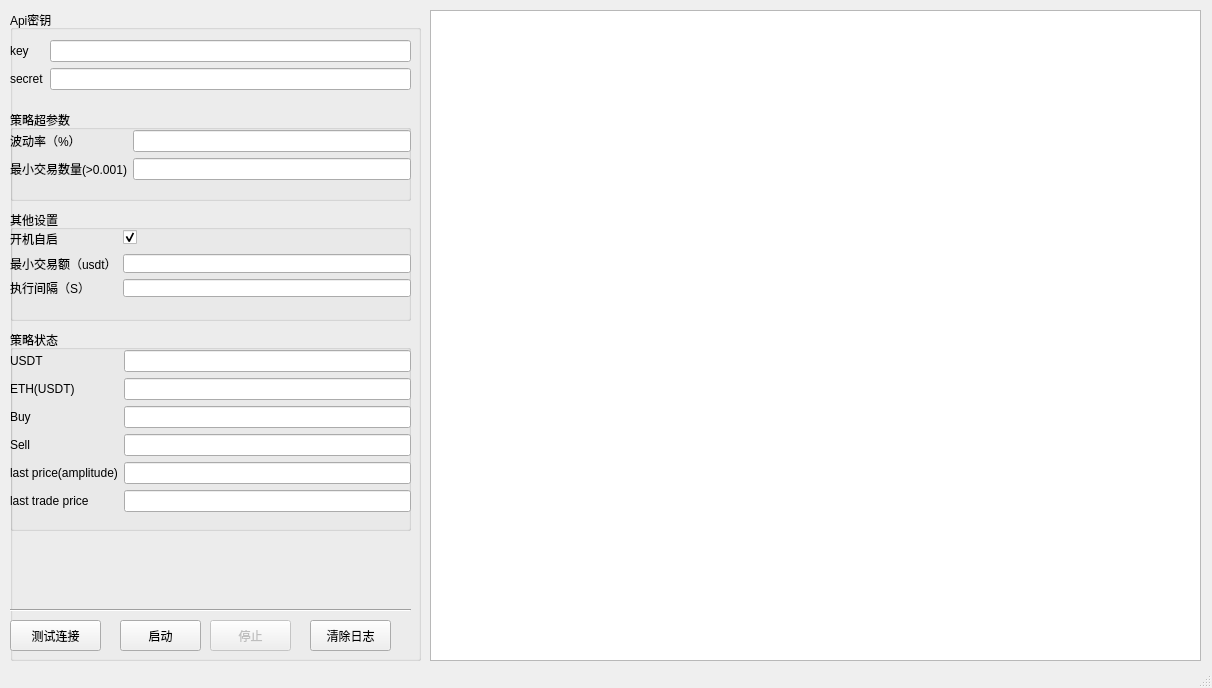
<?xml version="1.0" encoding="UTF-8"?>
<ui version="4.0">
 <class>MainWindow</class>
 <widget class="QMainWindow" name="MainWindow">
  <property name="geometry">
   <rect>
    <x>0</x>
    <y>0</y>
    <width>1212</width>
    <height>688</height>
   </rect>
  </property>
  <property name="windowTitle">
   <string>均仓策略（仅支持币安/ETH-USDT现货）   联系作者：1259419892@qq.com</string>
  </property>
  <property name="iconSize">
   <size>
    <width>30</width>
    <height>30</height>
   </size>
  </property>
  <widget class="QWidget" name="centralwidget">
   <widget class="QWidget" name="verticalLayoutWidget">
    <property name="geometry">
     <rect>
      <x>10</x>
      <y>10</y>
      <width>411</width>
      <height>651</height>
     </rect>
    </property>
    <layout class="QVBoxLayout" name="verticalLayout">
     <item>
      <widget class="QGroupBox" name="groupBox">
       <property name="title">
        <string>Api密钥</string>
       </property>
       <widget class="QWidget" name="formLayoutWidget">
        <property name="geometry">
         <rect>
          <x>0</x>
          <y>30</y>
          <width>401</width>
          <height>51</height>
         </rect>
        </property>
        <layout class="QFormLayout" name="formLayout">
         <item row="0" column="0">
          <widget class="QLabel" name="label">
           <property name="text">
            <string>key</string>
           </property>
          </widget>
         </item>
         <item row="0" column="1">
          <widget class="QLineEdit" name="keyLineEdit"/>
         </item>
         <item row="1" column="0">
          <widget class="QLabel" name="label_2">
           <property name="text">
            <string>secret</string>
           </property>
          </widget>
         </item>
         <item row="1" column="1">
          <widget class="QLineEdit" name="secretLineEdit">
           <property name="echoMode">
            <enum>QLineEdit::Password</enum>
           </property>
          </widget>
         </item>
        </layout>
       </widget>
       <widget class="QGroupBox" name="groupBox_2">
        <property name="geometry">
         <rect>
          <x>0</x>
          <y>100</y>
          <width>401</width>
          <height>91</height>
         </rect>
        </property>
        <property name="title">
         <string>策略超参数</string>
        </property>
        <widget class="QWidget" name="formLayoutWidget_2">
         <property name="geometry">
          <rect>
           <x>0</x>
           <y>20</y>
           <width>401</width>
           <height>51</height>
          </rect>
         </property>
         <layout class="QFormLayout" name="formLayout_2">
          <item row="0" column="0">
           <widget class="QLabel" name="label_3">
            <property name="text">
             <string>波动率（%）</string>
            </property>
           </widget>
          </item>
          <item row="0" column="1">
           <widget class="QLineEdit" name="volaLineEdit"/>
          </item>
          <item row="1" column="0">
           <widget class="QLabel" name="label_4">
            <property name="text">
             <string>最小交易数量(&gt;0.001)</string>
            </property>
           </widget>
          </item>
          <item row="1" column="1">
           <widget class="QLineEdit" name="minAmountLineEdit"/>
          </item>
         </layout>
        </widget>
       </widget>
       <widget class="QGroupBox" name="groupBox_3">
        <property name="geometry">
         <rect>
          <x>0</x>
          <y>200</y>
          <width>401</width>
          <height>111</height>
         </rect>
        </property>
        <property name="title">
         <string>其他设置</string>
        </property>
        <widget class="QWidget" name="formLayoutWidget_3">
         <property name="geometry">
          <rect>
           <x>0</x>
           <y>20</y>
           <width>401</width>
           <height>67</height>
          </rect>
         </property>
         <layout class="QFormLayout" name="formLayout_3">
          <item row="1" column="0">
           <widget class="QLabel" name="label_5">
            <property name="text">
             <string>最小交易额（usdt）</string>
            </property>
           </widget>
          </item>
          <item row="1" column="1">
           <widget class="QLineEdit" name="minTradeQuanLineEdit"/>
          </item>
          <item row="0" column="0">
           <widget class="QLabel" name="label_6">
            <property name="text">
             <string>开机自启</string>
            </property>
           </widget>
          </item>
          <item row="0" column="1">
           <widget class="QCheckBox" name="checkBox">
            <property name="text">
             <string/>
            </property>
            <property name="checked">
             <bool>true</bool>
            </property>
           </widget>
          </item>
          <item row="2" column="0">
           <widget class="QLabel" name="label_9">
            <property name="text">
             <string>执行间隔（S）</string>
            </property>
           </widget>
          </item>
          <item row="2" column="1">
           <widget class="QLineEdit" name="intervalLineEdit"/>
          </item>
         </layout>
        </widget>
       </widget>
       <widget class="Line" name="line">
        <property name="geometry">
         <rect>
          <x>0</x>
          <y>590</y>
          <width>401</width>
          <height>20</height>
         </rect>
        </property>
        <property name="orientation">
         <enum>Qt::Horizontal</enum>
        </property>
       </widget>
       <widget class="QPushButton" name="startPushButton">
        <property name="geometry">
         <rect>
          <x>110</x>
          <y>610</y>
          <width>81</width>
          <height>31</height>
         </rect>
        </property>
        <property name="text">
         <string>启动</string>
        </property>
       </widget>
       <widget class="QPushButton" name="testConnectPushButton">
        <property name="geometry">
         <rect>
          <x>0</x>
          <y>610</y>
          <width>91</width>
          <height>31</height>
         </rect>
        </property>
        <property name="text">
         <string>测试连接</string>
        </property>
       </widget>
       <widget class="QGroupBox" name="groupBox_4">
        <property name="geometry">
         <rect>
          <x>0</x>
          <y>320</y>
          <width>401</width>
          <height>201</height>
         </rect>
        </property>
        <property name="sizePolicy">
         <sizepolicy hsizetype="Preferred" vsizetype="Minimum">
          <horstretch>0</horstretch>
          <verstretch>0</verstretch>
         </sizepolicy>
        </property>
        <property name="title">
         <string>策略状态</string>
        </property>
        <widget class="QWidget" name="formLayoutWidget_4">
         <property name="geometry">
          <rect>
           <x>0</x>
           <y>20</y>
           <width>401</width>
           <height>171</height>
          </rect>
         </property>
         <layout class="QFormLayout" name="formLayout_4">
          <property name="rowWrapPolicy">
           <enum>QFormLayout::DontWrapRows</enum>
          </property>
          <property name="labelAlignment">
           <set>Qt::AlignLeading|Qt::AlignLeft|Qt::AlignVCenter</set>
          </property>
          <item row="0" column="0">
           <widget class="QLabel" name="label_7">
            <property name="text">
             <string>USDT</string>
            </property>
           </widget>
          </item>
          <item row="0" column="1">
           <widget class="QLineEdit" name="usdtLineEdit">
            <property name="readOnly">
             <bool>true</bool>
            </property>
           </widget>
          </item>
          <item row="1" column="0">
           <widget class="QLabel" name="label_8">
            <property name="text">
             <string>ETH(USDT)</string>
            </property>
           </widget>
          </item>
          <item row="1" column="1">
           <widget class="QLineEdit" name="ethLineEdit">
            <property name="readOnly">
             <bool>true</bool>
            </property>
           </widget>
          </item>
          <item row="2" column="0">
           <widget class="QLabel" name="label_10">
            <property name="text">
             <string>Buy</string>
            </property>
           </widget>
          </item>
          <item row="2" column="1">
           <widget class="QLineEdit" name="buyLineEdit">
            <property name="readOnly">
             <bool>true</bool>
            </property>
           </widget>
          </item>
          <item row="3" column="0">
           <widget class="QLabel" name="label_11">
            <property name="text">
             <string>Sell</string>
            </property>
           </widget>
          </item>
          <item row="3" column="1">
           <widget class="QLineEdit" name="sellLineEdit">
            <property name="readOnly">
             <bool>true</bool>
            </property>
           </widget>
          </item>
          <item row="4" column="0">
           <widget class="QLabel" name="label_12">
            <property name="text">
             <string>last price(amplitude)</string>
            </property>
           </widget>
          </item>
          <item row="4" column="1">
           <widget class="QLineEdit" name="lastLineEdit">
            <property name="readOnly">
             <bool>true</bool>
            </property>
           </widget>
          </item>
          <item row="5" column="0">
           <widget class="QLabel" name="label_13">
            <property name="text">
             <string>last trade price</string>
            </property>
           </widget>
          </item>
          <item row="5" column="1">
           <widget class="QLineEdit" name="lastTradingPriceLineEdit">
            <property name="readOnly">
             <bool>true</bool>
            </property>
           </widget>
          </item>
         </layout>
        </widget>
       </widget>
       <widget class="QPushButton" name="stopPushButton">
        <property name="enabled">
         <bool>false</bool>
        </property>
        <property name="geometry">
         <rect>
          <x>200</x>
          <y>610</y>
          <width>81</width>
          <height>31</height>
         </rect>
        </property>
        <property name="text">
         <string>停止</string>
        </property>
       </widget>
       <widget class="QPushButton" name="clearPushButton">
        <property name="enabled">
         <bool>true</bool>
        </property>
        <property name="geometry">
         <rect>
          <x>300</x>
          <y>610</y>
          <width>81</width>
          <height>31</height>
         </rect>
        </property>
        <property name="text">
         <string>清除日志</string>
        </property>
       </widget>
      </widget>
     </item>
    </layout>
   </widget>
   <widget class="QTextEdit" name="logTextEdit">
    <property name="geometry">
     <rect>
      <x>430</x>
      <y>10</y>
      <width>771</width>
      <height>651</height>
     </rect>
    </property>
    <property name="sizePolicy">
     <sizepolicy hsizetype="Preferred" vsizetype="Maximum">
      <horstretch>0</horstretch>
      <verstretch>0</verstretch>
     </sizepolicy>
    </property>
    <property name="readOnly">
     <bool>true</bool>
    </property>
   </widget>
  </widget>
  <widget class="QStatusBar" name="statusBar"/>
 </widget>
 <resources>
  <include location="../Resources/res.qrc"/>
 </resources>
 <connections/>
</ui>
